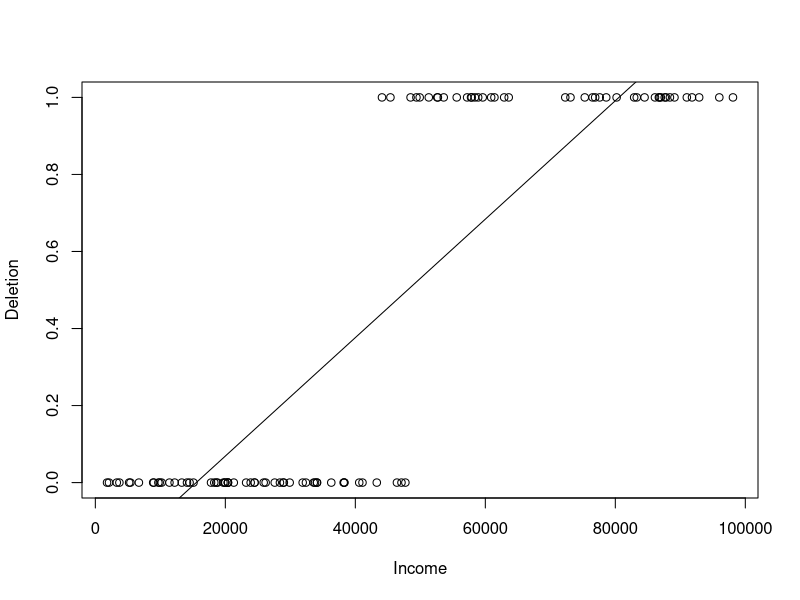

Reproduce this figure in R.
# 請記得先設定工作目錄！

# 二之一節
# 火星人奢華性刪除現象資料
rd = read.delim("richdeletion.txt")
head(rd)

# 強迫R以五位整數顯示X軸數值。沒有此行時R會以「十的次方」格式呈現數值
options(scipen = 5)
plot(Deletion ~ Income, data = rd)	# 用之前Y~X方程式的語法也能畫圖！

rd.lm = lm(Deletion ~ Income, data = rd)	# 在線性迴歸中分析富豪型刪除機率
summary(rd.lm)					                  # 只擷取係數的部分
abline(rd.lm)                             # 將最佳配適線加到<圖一>上

# 將glm()函數中的family參數設定為binomial，以二項分佈函數建立廣義線型模型
rd.glm = glm(Deletion ~ Income, family = "binomial", data = rd)
summary(rd.glm) 

# 二之二節
log(Inf)			# 沒錯！R可以讓你計算無限值！
log(0)

# 練習一
# 一
# 計算Deletion的平均值，得到有富豪型刪除的機率P1。
del.p = mean(rd$Deletion) # 0.44
# 套用公式二
log(del.p / (1 - del.p)) # -0.2411621

# 二
# 取得所有係數
coefs = coef(rd.glm)

# 對數的相反就是指數exp()，將截距係數轉換為原始機率
exp(coefs["(Intercept)"])  # 收入為0時，有富豪型刪除的預測機率也趨近於0

# 以gtools套件的函數快速在對數勝率與原始機率間轉換
library(gtools)			# 記得先安裝並載入套件
logit(0.5)          # 從機率計算對數勝率
#[1] 0

inv.logit(0)        # 從對數勝率轉換回機率
#[1] 0.5
